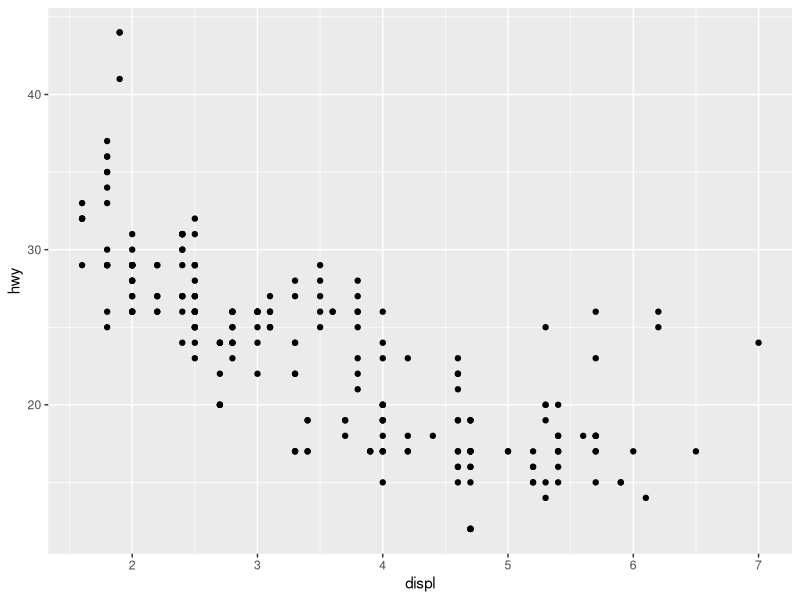
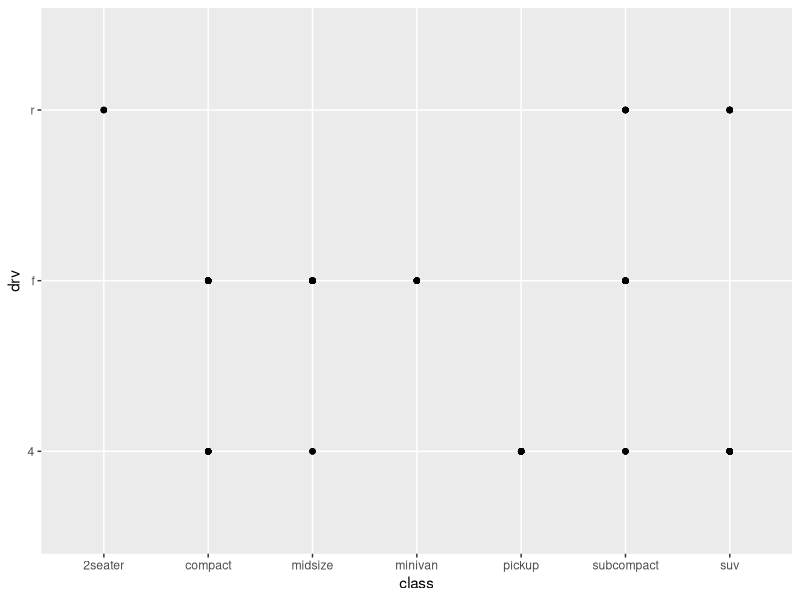
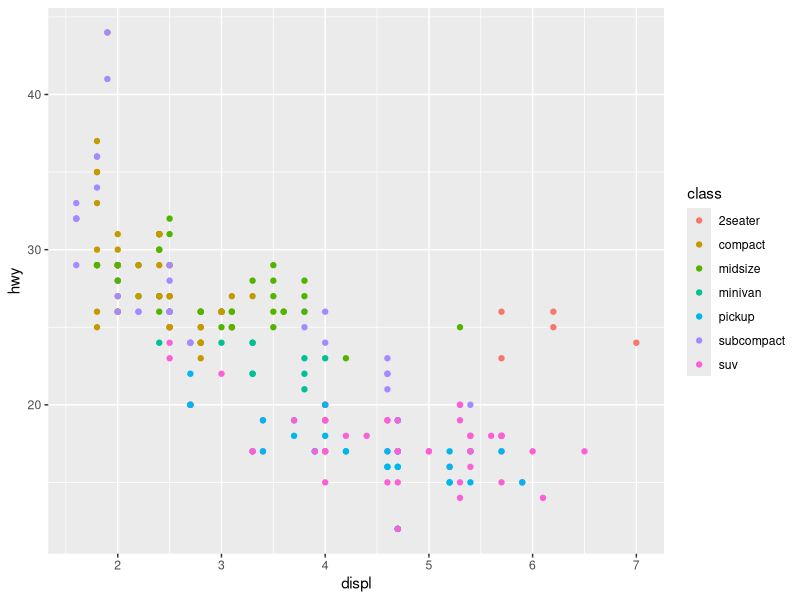

Write R code to recreate these figures, in order. (Note: this script raises an error after producing the figures.)
##########################################################
# EXCERCISE 1
library(tidyverse)
library(ggplot2)
p <- ggplot(data = mpg,
            mapping = aes(x = displ, y = hwy))
p <- p + geom_point()
print(p)

# It shows an intuitive connection that bigger engines tend to have less highway mpg.

p2 <- ggplot(data = mpg,
            mapping = aes(x = class, y = drv))
p2 <- p2 + geom_point()
print(p2)

# I am not sure why its not useful because it shows the drivetypes for each class

###################################################################
## EXCERCISE 1B
p3 <- ggplot(data = mpg,
            mapping = aes(x = displ, y = hwy,
            color = class))
p3 <- p3 + geom_point()
print(p3) 
# When the classes are revealed in color, it better displays the relation between bigger engines with lower hwy mpg. 
# Trucks and SUV's with the lowest hwy mpg 

####################################################################
### EXCERCISE 2

# vilualization 1

p4 <- ggplot(data = bank,
             mapping = aes(y, balance))
p4 <- p4 + geom_point()
print(p4)





